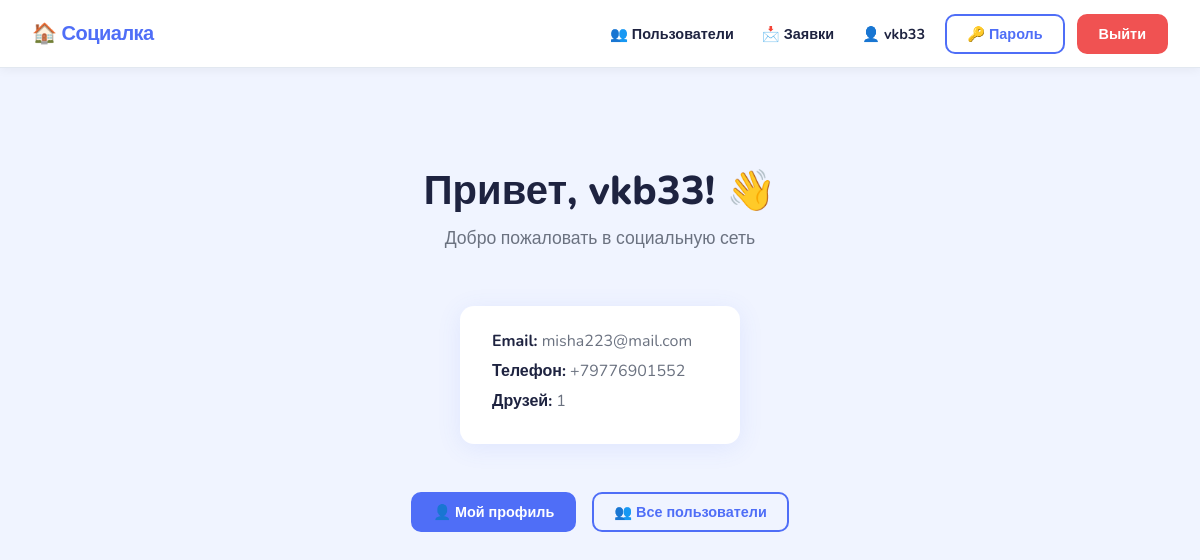
Screenshot of / (signed in) with the database file from the repository.
### users/models.py (models this page shows, shortened)
class User(AbstractUser):
    bio = models.TextField(blank=True, verbose_name='О себе')
    email = models.EmailField(unique=True, verbose_name='Email')
    phone = models.CharField(max_length=20, blank=True, verbose_name='Номер телефона')
    avatar = models.ImageField(
        upload_to='avatars/',
        blank=True,
        null=True,
        verbose_name='Аватарка',
        validators=[validate_image_extension],
    )
    friends = models.ManyToManyField(
        'self', blank=True, symmetrical=False,
        related_name='friend_of', verbose_name='Друзья',
    )
    friend_requests = models.ManyToManyField(
        'self', blank=True, symmetrical=False,
        related_name='incoming_requests', verbose_name='Заявки в друзья',
    )
    class Meta:
        verbose_name = 'Пользователь'
        verbose_name_plural = 'Пользователи'

### users/views.py (the view)
# urls.py: path('', views.home, name='home'),
def home(request):
    return render(request, 'home.html')

### templates/home.html (shortened to what this page needs)
{% extends 'base.html' %}
{% block content %}
<div class="hero">
    {% if user.is_authenticated %}
        <h1>Привет, {{ user.username }}! 👋</h1>
        <p class="hero-sub">Добро пожаловать в социальную сеть</p>
        <div class="user-card" style="margin: 1.5rem auto; display:inline-block;">
            <div class="user-info">
                <p><strong>Email:</strong> {{ user.email|default:"не указан" }}</p>
                {% if user.phone %}<p><strong>Телефон:</strong> {{ user.phone }}</p>{% endif %}
                <p><strong>Друзей:</strong> {{ user.friends.count }}</p>
            </div>
        </div>
        <div class="actions">
            <a href="{% url 'profile' username=user.username %}" class="btn btn-primary">👤 Мой профиль</a>
            <a href="{% url 'user_list' %}" class="btn btn-outline">👥 Все пользователи</a>
        </div>
    {% endif %}
</div>
{% endblock %}

### templates/base.html (shortened to what this page needs)
<!DOCTYPE html>
<html lang="ru">
<head>
    {% load static %}
    <link rel="stylesheet" href="{% static 'css/style.css' %}">
</head>
<body>
    <nav class="navbar">
        <div class="nav-brand">
            <a href="{% url 'home' %}">🏠 Социалка</a>
        </div>
        <div class="nav-links">
            {% if user.is_authenticated %}
                <a href="{% url 'user_list' %}" class="nav-link">👥 Пользователи</a>
                <a href="{% url 'incoming_requests' %}" class="nav-link">📩 Заявки</a>
                <a href="{% url 'profile' username=user.username %}" class="nav-link">👤 {{ user.username }}</a>
                <a href="{% url 'password_change' %}" class="btn btn-outline">🔑 Пароль</a>
                <form method="post" action="{% url 'logout' %}" style="display:inline">
                    <button type="submit" class="btn btn-danger">Выйти</button>
                </form>
            {% else %}
                <a href="{% url 'login' %}" class="btn btn-outline">Войти</a>
                <a href="{% url 'register' %}" class="btn btn-primary">Регистрация</a>
            {% endif %}
        </div>
    </nav>
    <div class="container">
        {% block content %}{% endblock %}
    </div>
</body>
</html>

### static/css/style.css (style rules this page uses)
*, *::before, *::after { box-sizing: border-box; margin: 0; padding: 0; }
:root { --bg: #f0f4ff; --surface: #ffffff; --primary: #4f6ef7; --primary-dark: #3a56d4; --danger: #f05252; --text: #1e2340; --text-muted: #6b7280; --border: #e2e8f0; --radius: 14px; --shadow: 0 4px 24px rgba(79,110,247,0.10); }
body { font-family: 'Nunito', sans-serif; background: var(--bg); color: var(--text); min-height: 100vh; }
.navbar { background: var(--surface); border-bottom: 1px solid var(--border); padding: 0.85rem 2rem; display: flex; align-items: center; justify-content: space-between; box-shadow: 0 2px 10px rgba(0,0,0,0.05); position: sticky; top: 0; z-index: 100; }
.nav-brand a { font-size: 1.25rem; font-weight: 800; color: var(--primary); text-decoration: none; letter-spacing: -0.5px; }
.nav-links { display: flex; align-items: center; gap: 0.75rem; }
.btn { display: inline-block; padding: 0.5rem 1.25rem; border-radius: 10px; font-family: inherit; font-size: 0.9rem; font-weight: 700; cursor: pointer; border: 2px solid transparent; text-decoration: none; transition: all 0.18s ease; }
.btn-primary { background: var(--primary); color: #fff; border-color: var(--primary); }
.btn-outline { background: transparent; color: var(--primary); border-color: var(--primary); }
.btn-danger { background: var(--danger); color: #fff; border-color: var(--danger); }
.container { max-width: 900px; margin: 0 auto; padding: 2rem 1.5rem; }
.hero { text-align: center; padding: 4rem 1rem; }
.hero h1 { font-size: 2.5rem; font-weight: 800; margin-bottom: 0.5rem; }
.hero-sub { color: var(--text-muted); font-size: 1.1rem; margin-bottom: 2rem; }
.actions { display: flex; gap: 1rem; justify-content: center; flex-wrap: wrap; margin-top: 1.5rem; }
.user-card { background: var(--surface); border-radius: var(--radius); padding: 1.5rem 2rem; box-shadow: var(--shadow); display: inline-block; text-align: left; margin: 1.5rem auto; min-width: 280px; }
.user-info p { margin-bottom: 0.5rem; color: var(--text-muted); }
.user-info strong { color: var(--text); }
.nav-link { color: var(--text); text-decoration: none; font-weight: 700; font-size: 0.9rem; padding: 0.4rem 0.5rem; border-radius: 8px; transition: background 0.15s; }

### rows the page displays
User: username "vkb33", email "misha223@mail.com", phone "+79776901552", friends.count "1"
